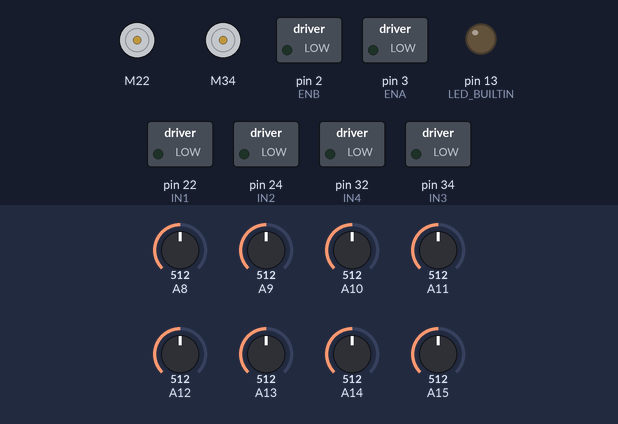
Bench run of a sketch on a simulated Arduino Mega 2560, built with avr-gcc and run on an emulated ATmega2560. On the bench: 2 × DC motor (green arrow = forward, orange = backward, longer = faster), switched loads named in the sketch (green lamp = pin HIGH), output pins drawn as LEDs (lit = HIGH). The inputs (shaded band) are chosen by the test bench; at power-on: A8 = 512, A9 = 512, A10 = 512, A11 = 512, A12 = 512, A13 = 512, A14 = 512, A15 = 512. What the sketch prints to the serial monitor is not drawn.

Above: at 0.1 s.
At 0.6 s:
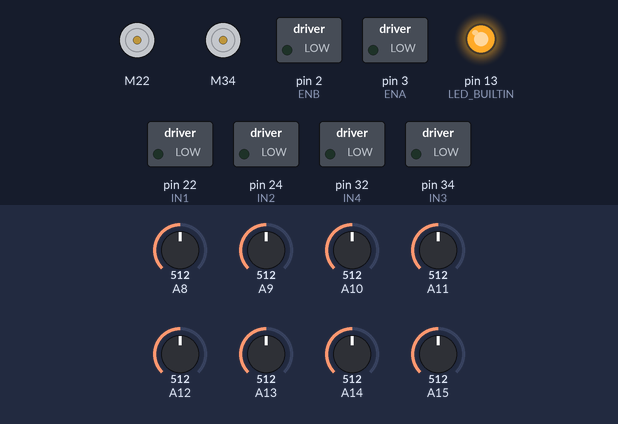
At 3.6 s:
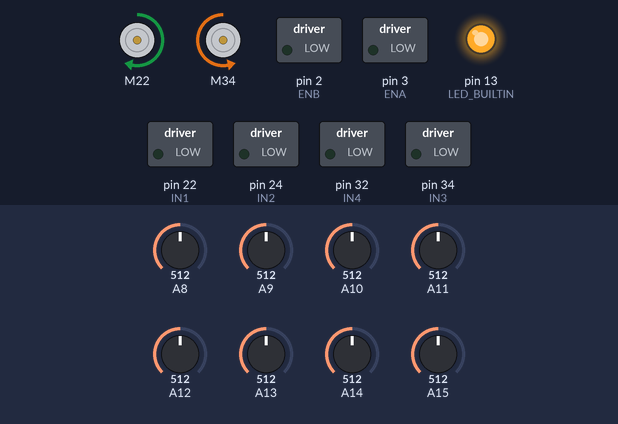
At 21.6 s:
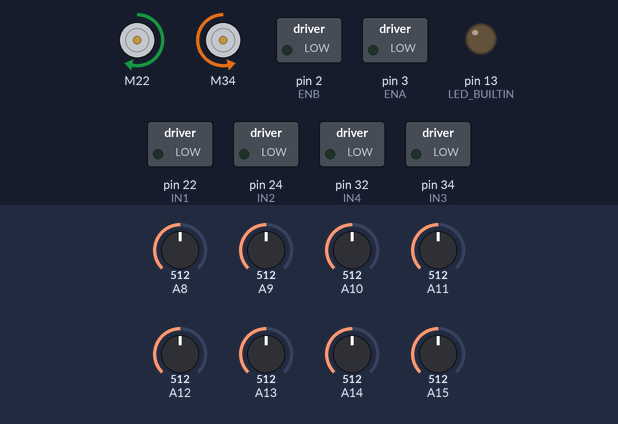
At 24.6 s:
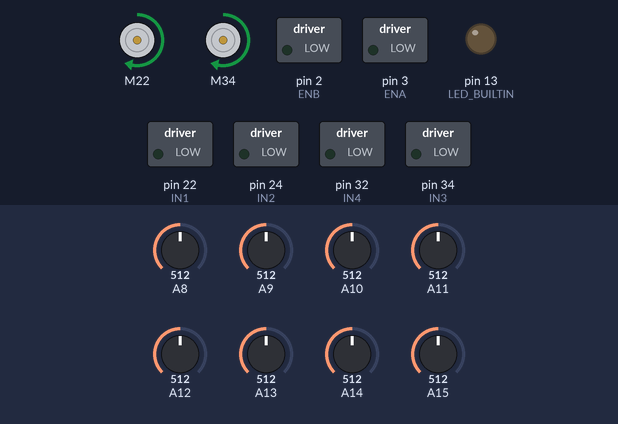
Timing chart, 0 to 26.1 s (numbered marks = the images above):
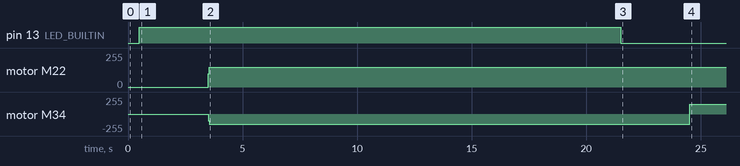

Measured:
- by itself, motor M34: stopped → backward 150/255 at 3.5 s, → forward 150/255 21.0 s later

The sketch:

LFR-Code-Using-QTR.ino
```cpp
#include <L298NX2.h>
#include <QTRSensors.h>
QTRSensors qtr;

#define Kp 0.018
#define Kd 0.0001
#define MaxSpeed 180
#define BaseSpeed 150
#define SpeedTurn 150
#define CheckPoint 800

const uint8_t SensorCount = 8;
// IR Sensors Count
uint16_t sensorValues[SensorCount];

//Motor A
int ENA = 3; int IN1 = 22; int IN2 = 24;

//Motor B
int ENB = 2; int IN3 = 34; int IN4 = 32;

L298NX2 motors(ENA, IN1, IN2, ENB, IN3, IN4);
int lastError = 0;

void setup()
{
    qtr.setTypeAnalog();
    qtr.setSensorPins((const uint8_t[]){A8, A9, A10, A11, A12, A13, A14, A15}, SensorCount);

    pinMode(ENA, OUTPUT);
    pinMode(IN1, OUTPUT);
    pinMode(IN2, OUTPUT);
    pinMode(ENB, OUTPUT);
    pinMode(IN3, OUTPUT);
    pinMode(IN4, OUTPUT);

    Serial.begin(9600);
    delay(500);

    pinMode(LED_BUILTIN, OUTPUT);

    // LED turns ON to indicate the start of the calibration
    digitalWrite(LED_BUILTIN, HIGH);
    delay(3000);

    for (int i = 0; i < 400; i++)
    {
        motors.forwardA();
        motors.backwardB();
        motors.setSpeed(SpeedTurn);
        qtr.calibrate();
        delay(20);
    }

    digitalWrite(LED_BUILTIN, LOW);
    delay(3000);
}

void loop()
{
  followLine();
}

void followLine(){

    uint16_t position = qtr.readLineBlack(sensorValues);
    for (uint8_t i = 0; i < SensorCount; i++)
    {
      Serial.print(sensorValues[i]);
      Serial.print('\t');
    }
    Serial.println(position);

    // too Right, Robot will go left
    if(position>3800)
    {
        motors.setSpeed(BaseSpeed);
        motors.forwardA();
        motors.backwardB();
        return;
    }

    // too Left, Robot will go right
    if(position<2900)
    {
        motors.setSpeed(BaseSpeed);
        motors.forwardB();
        motors.backwardA();
        return;
    }

    int error = position - 3500;
    int motorSpeed = Kp * error + Kd * (error - lastError);
    lastError = error;

    Serial.print("Error: ");
    Serial.println(error);

    int rightMotorSpeed = BaseSpeed + motorSpeed;
    int leftMotorSpeed = BaseSpeed - motorSpeed;

    if (rightMotorSpeed > MaxSpeed ) rightMotorSpeed = MaxSpeed;
    if (leftMotorSpeed > MaxSpeed ) leftMotorSpeed = MaxSpeed;
    if (rightMotorSpeed < 0)rightMotorSpeed = 0;
    if (leftMotorSpeed < 0)leftMotorSpeed = 0;

    motors.setSpeedA(rightMotorSpeed);
    motors.setSpeedB(leftMotorSpeed);
    motors.forward();
}
```
